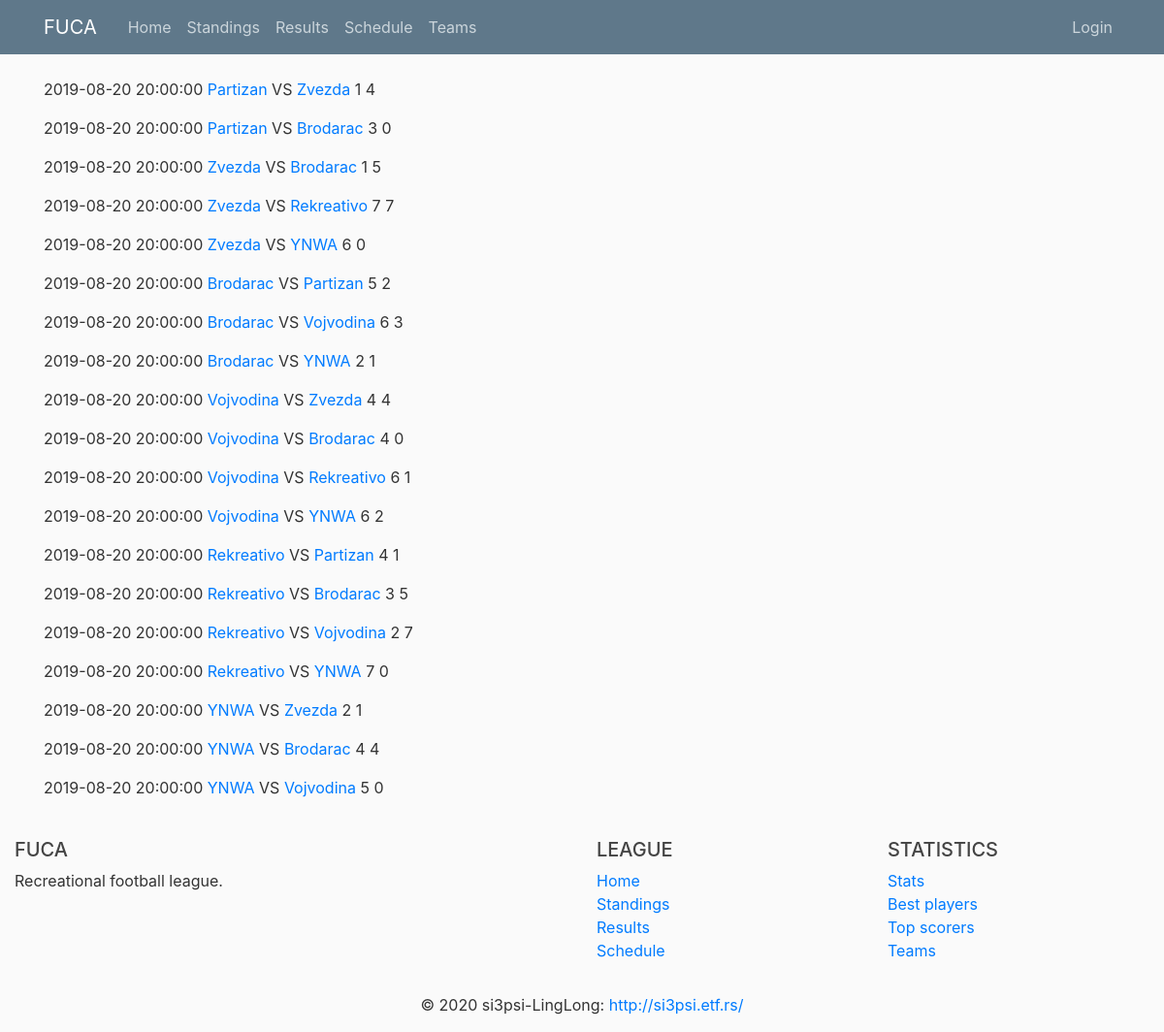
The app's page /results with its own data.
### fuca/models.py (models this page shows, shortened)
class Match(db.Model):
    __tablename__ = 'match'
    id                      = db.Column(db.Integer, primary_key=True)
    date_time               = db.Column(db.DateTime, nullable=False)
    host_team_goals         = db.Column(db.Integer, default=0)
    host_team_yellow        = db.Column(db.Integer, default=0)
    host_team_red           = db.Column(db.Integer, default=0)
    host_team_shots         = db.Column(db.Integer, default=0)
    guest_team_goals        = db.Column(db.Integer, default=0)
    guest_team_yellow       = db.Column(db.Integer, default=0)
    guest_team_red          = db.Column(db.Integer, default=0)
    guest_team_shots        = db.Column(db.Integer, default=0)
    host_team_id     = db.Column(db.Integer, db.ForeignKey('team.id'), nullable=False)
    guest_team_id    = db.Column(db.Integer, db.ForeignKey('team.id'), nullable=False)
    best_player_id   = db.Column(db.Integer, db.ForeignKey('player.id'))
    statistics  = db.relationship('Statistics', backref='match', lazy=True)
    def jinja_dict(self):
        return {'date'          : self.date_time,
                'team1_name'    : self.host_team.name,
                'team1_goals'   : self.host_team_goals,
                'team1_id'      : self.host_team_id,
                'team2_name'    : self.guest_team.name,
                'team2_goals'   : self.guest_team_goals,
                'team2_id'      : self.guest_team_id,
                'id'            : self.id}

class Team(db.Model):
    __tablename__ = 'team'
    id          = db.Column(db.Integer,     primary_key=True)
    name        = db.Column(db.String(100), nullable=False, unique=True)
    matches     = db.Column(db.Integer,     nullable=False, default=0)
    wins        = db.Column(db.Integer,     nullable=False, default=0)
    losses      = db.Column(db.Integer,     nullable=False, default=0)
    draws       = db.Column(db.Integer,     nullable=False, default=0)
    goal_diff   = db.Column(db.Integer,     nullable=False, default=0)
    logo_image  = db.Column(db.String(20),  nullable=False, default='default.jpg')
    captain_id  = db.Column(db.Integer, db.ForeignKey('player.id'))
    host_matches    = db.relationship('Match',  backref='host_team',    lazy=True,  foreign_keys=Match.host_team_id)
    guest_matches   = db.relationship('Match',  backref='guest_team',   lazy=True,  foreign_keys=Match.guest_team_id)
    players         = db.relationship('Player', backref='team',         lazy=True,  foreign_keys=Player.team_id)

### fuca/routes/home_routes.py (the view)
@app.route("/results")
def results():
    results_db = Match.query.filter(Match.date_time < datetime.now()).all()
    results_list = [result.jinja_dict() for result in results_db]
    return render_template('home/results.html', results=results_list, title='Results')

### fuca/templates/home/results.html
{% extends 'home/layout.html' %}
{% block content %}
    {% for result in results %}
        <p>{{ result.date }} <a href="{{ url_for('team', id=result.team1_id)}}">{{ result.team1_name }}</a> VS
            <a href="{{ url_for('team', id=result.team2_id)}}">{{ result.team2_name }}</a> {{ result.team1_goals }} {{ result.team2_goals }}</p>
    {% endfor %}
{% endblock content %}

### fuca/static/main.css (style rules this page uses)
body { background: #fafafa; color: #333333; margin-top: 5rem; }

### records on screen
Match: date "2019-08-20 20:00:00"
Team: team1_name "Partizan" "Partizan", team2_name "Partizan" "Partizan"
Team: team2_name "Zvezda" "Zvezda" "Zvezda", team1_name "Zvezda" "Zvezda" "Zvezda"
Match: date "2019-08-20 20:00:00"
Team: team2_name "Brodarac" "Brodarac" "Brodarac" "Brodarac" "Brodarac", team1_name "Brodarac" "Brodarac" "Brodarac"
Match: date "2019-08-20 20:00:00"
Match: date "2019-08-20 20:00:00"
Team: team2_name "Rekreativo" "Rekreativo", team1_name "Rekreativo" "Rekreativo" "Rekreativo" "Rekreativo"
Match: date "2019-08-20 20:00:00"
Team: team2_name "YNWA" "YNWA" "YNWA" "YNWA", team1_name "YNWA" "YNWA" "YNWA"
Match: date "2019-08-20 20:00:00"
Match: date "2019-08-20 20:00:00"
Team: team2_name "Vojvodina" "Vojvodina" "Vojvodina", team1_name "Vojvodina" "Vojvodina" "Vojvodina" "Vojvodina"
Match: date "2019-08-20 20:00:00"
Match: date "2019-08-20 20:00:00"
Match: date "2019-08-20 20:00:00"
Match: date "2019-08-20 20:00:00"
Match: date "2019-08-20 20:00:00"
Match: date "2019-08-20 20:00:00"
Match: date "2019-08-20 20:00:00"
Match: date "2019-08-20 20:00:00"
Match: date "2019-08-20 20:00:00"
Match: date "2019-08-20 20:00:00"
Match: date "2019-08-20 20:00:00"
Match: date "2019-08-20 20:00:00"

### other values on screen
{{ result.team1_goals }} "1" "3" "1" "7" "6" "5" "6" "2" "4" "4" "6" "6" "4" "3" "2" "7" "2" "4" "5"
{{ result.team2_goals }} "4" "0" "5" "7" "0" "2" "3" "1" "4" "0" "1" "2" "1" "5" "7" "0" "1" "4" "0"
